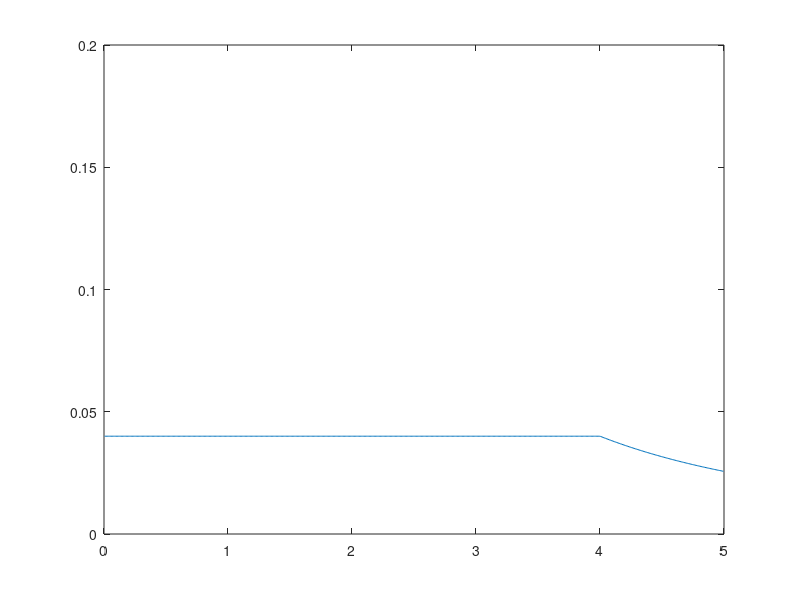

This chart was generated by the following MATLAB code: (Note: this script raises an error after producing the figure.)
% Paramaters to set up the initial conditions and solver.
p0 = 0.02;
x0 = 4;
a0 = 5;
dx = 0.01;
dt = 0.001;
n = 30000;

% Cell boundries
x = (0:dx:a0).';
xo2 = x ./ 2;
% Cell midpoints
xm = x(2:end) - dx/2;

% Creates the initial condition vectors, first the outside case, the the inside
% case.
a1 = (x0 / a0 ./ xm) .^ 2;
b1 = -asin(sqrt(8*pi*p0/3*x0^3 ./ xm .^ 3 - a1));

a1(xm < x0) = a0 ^ -2;
b1(xm < x0) = -asin(sqrt(8*pi*p0/3 - a0 ^ -2));

plotf = @(a,b) a;

d = plotf(a1, b1);
p = plot(xm, d);
xlim([0, a0]);
ylim([0, 0.2]);

for i = 1:n

    [a2,b2] = solverStep(a1, b1, x0, dx, dt, x, xo2);

    try
        p.YData = plotf(a2, b2);
        drawnow limitrate;
    catch e
        warning("Not able to update plot, assumed that user ended early.");
        break
    end

    a1 = a2;
    b1 = b2;

end
